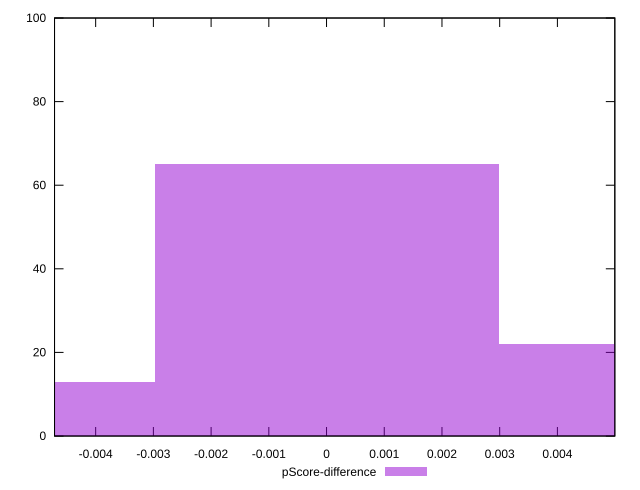

Recreate this plot in gnuplot.
reset

$pScoreDifference <<EOF
0 65
-0.0059593286194621255 13
0.0059593286194621255 22
EOF

set key outside below
set boxwidth 0.0059593286194621255
set xrange [-0.00471269870104471:0.004994819442317611]
set yrange [0:100]
set trange [0:100]
set style fill transparent solid 0.5 noborder
set terminal svg size 640, 490 enhanced background rgb 'white'
set output "report_00009_2021-02-08T22-37-41.559Z/interactive/samples/pages/pScore-difference/histogram.svg"

plot $pScoreDifference title "pScore-difference" with boxes

reset
